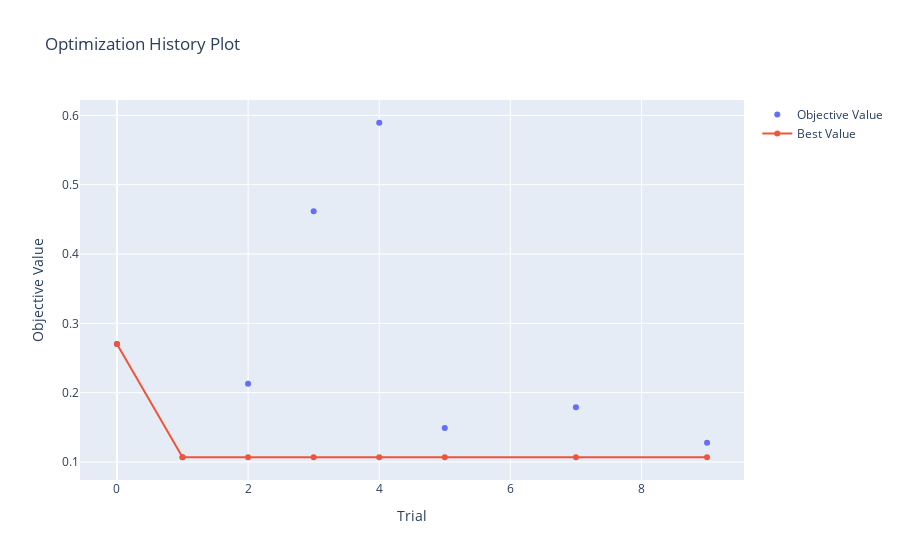

Notebook cell for this chart:
### Code cell
fig = optuna.visualization.plot_optimization_history(study)
graph_path = Path(f"../figures/{params.MODEL_TYPE}/{params.MODEL_NAME}/")
if not os.path.exists(graph_path):
    os.makedirs(graph_path)
graph_path = f"../figures/{params.MODEL_TYPE}/{params.MODEL_NAME}/plot_optimization_history_graph"
fig.write_image(Path(f"{graph_path}.png"))
fig.show()

### Figure 1 — Plotly figure (JSON) as saved in the notebook; plotly's stock layout.template omitted (floating-point values rounded to 4 significant figures)
{"data": [{"mode": "markers", "name": "Objective Value", "type": "scatter", "x": [0, 1, 2, 3, 4, 5, 7, 9], "y": [0.27, 0.1068, 0.2129, 0.4617, 0.5893, 0.1491, 0.179, 0.1276]}, {"name": "Best Value", "type": "scatter", "x": [0, 1, 2, 3, 4, 5, 7, 9], "y": [0.27, 0.1068, 0.1068, 0.1068, 0.1068, 0.1068, 0.1068, 0.1068]}], "layout": {"title": {"text": "Optimization History Plot"}, "xaxis": {"title": {"text": "Trial"}}, "yaxis": {"title": {"text": "Objective Value"}}}}
